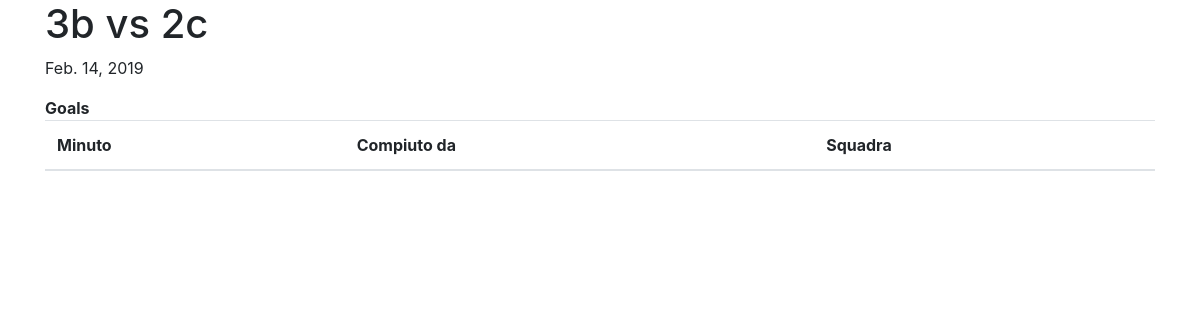
The app's page /calcetto/dettagli/4, older data.
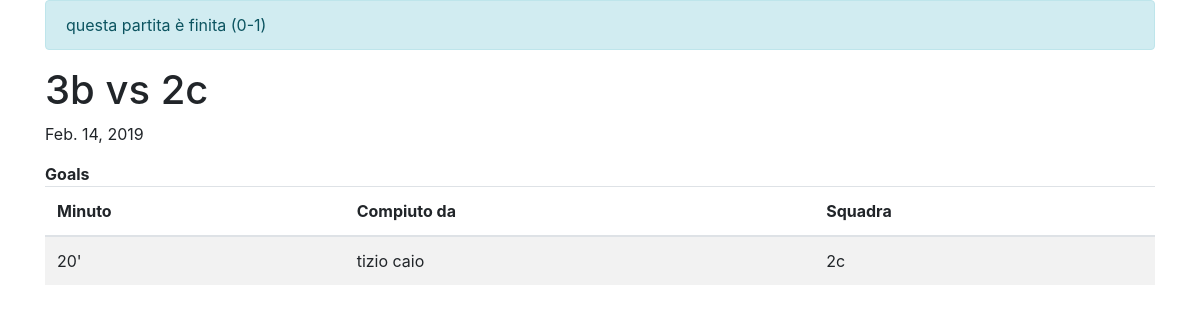
The same page, newer data.
### calcetto/models.py (models this page shows, shortened)
class Partita(models.Model):
    data = models.DateTimeField('data', blank=True, null=True)
    squadra_1 = models.ForeignKey(Squadra, on_delete=models.CASCADE, related_name="squadra_1")
    squadra_2 = models.ForeignKey(Squadra, on_delete=models.CASCADE, related_name="squadra_2")
    goals = models.ManyToManyField(Goal)
    result = models.CharField(default="0-0", blank=True, null=True, max_length=10)
    finita = models.BooleanField(default=False)
    email_sent = models.BooleanField(default=False)

class Squadra(models.Model):
    classe = models.CharField(max_length=30)
    calciatori = models.ManyToManyField(Studente)
    score = models.IntegerField(default=0)
    eliminata = models.BooleanField(default=False)
    contatto = models.EmailField(null=True, blank=True)

class Goal(models.Model):
    realizzato = models.DateTimeField(auto_now_add=True, blank=True)
    minuto = models.IntegerField()
    giocatore = models.ForeignKey(Studente, on_delete=models.CASCADE)
    squadra = models.ForeignKey(Squadra, on_delete=models.CASCADE)

class Studente(models.Model):
    nome = models.CharField(max_length=100)
    cartellini = models.ManyToManyField(Cartellino)
    goals = models.IntegerField(default=0)

### calcetto/views.py (the view)
# urls.py: path('calcetto/dettagli/<int:pk>', views.DetailPartite.as_view()),
class DetailPartite(DetailView):
    model = Partita
    def get_context_data(self, **kwargs):
        context = super(DetailPartite, self).get_context_data(**kwargs)
        context['goals'] = Partita.objects.get(pk=self.kwargs['pk']).goals.all()
        return context

### calcetto/templates/calcetto/partita_detail.html
{% extends 'base.html' %}
{% block content %}
<div class="container">
{% if object.finita %}<div class="alert alert-info"> questa partita è finita ({{ object.result }})</div>{% endif %}
<h1>{{ object.squadra_1.classe }} vs {{ object.squadra_2.classe }}</h1>
<p>{{ object.data|date }}</p>
<b>Goals</b>
<div>
<table class="table table-striped">
  <thead>
    <th>Minuto</th>
    <th>Compiuto da</th>
    <th>Squadra</th>
  </thead>
  <tbody>
    {% for goal in goals %}
      <tr>
        <td>{{goal.minuto}}'</td>
        <td>{{goal.giocatore.nome}}</td>
        <td>{{goal.squadra.classe}}</td>
      </tr>
    {% endfor %}
  </tbody>
</table>
</div>
</div>
{% endblock %}

Row changes from the older to the newer data that the page shows:
changed Partita: finita False → True (drawn); result (not shown) → "0-1"
added Goal: minuto "20", giocatore.nome "tizio caio", squadra.classe "2c"
Text that changed along with them:
text now shown: "questa partita è finita ( )"
